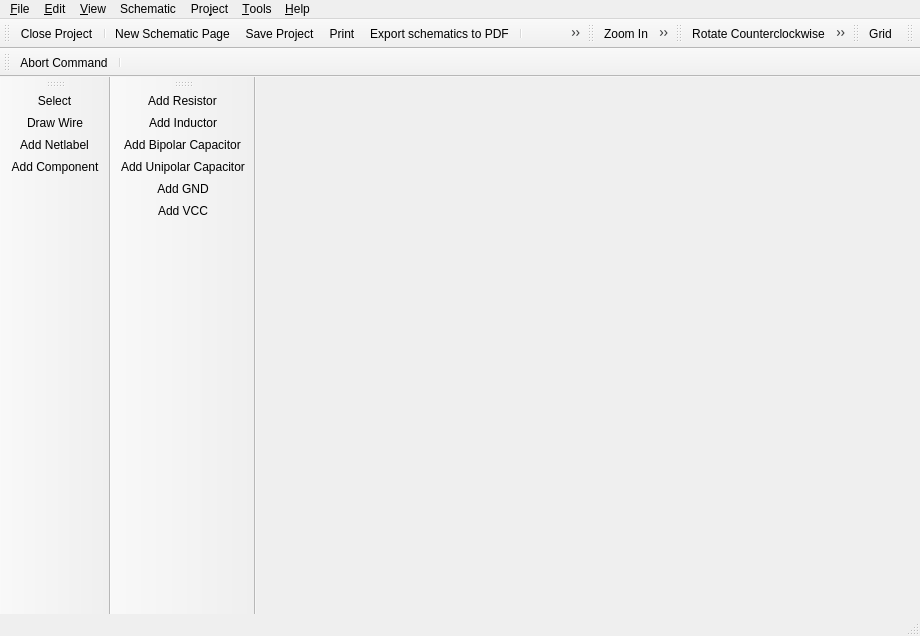
<?xml version="1.0" encoding="UTF-8"?>
<ui version="4.0">
 <class>librepcb::project::editor::SchematicEditor</class>
 <widget class="QMainWindow" name="librepcb::project::editor::SchematicEditor">
  <property name="geometry">
   <rect>
    <x>0</x>
    <y>0</y>
    <width>920</width>
    <height>636</height>
   </rect>
  </property>
  <property name="windowTitle">
   <string>Schematic Editor</string>
  </property>
  <property name="windowIcon">
   <iconset>
    <normaloff>:/img/actions/schematic.png</normaloff>:/img/actions/schematic.png</iconset>
  </property>
  <widget class="QWidget" name="centralwidget">
   <layout class="QHBoxLayout" name="horizontalLayout">
    <property name="leftMargin">
     <number>0</number>
    </property>
    <property name="topMargin">
     <number>0</number>
    </property>
    <property name="rightMargin">
     <number>0</number>
    </property>
    <property name="bottomMargin">
     <number>0</number>
    </property>
   </layout>
  </widget>
  <widget class="QMenuBar" name="menubar">
   <property name="geometry">
    <rect>
     <x>0</x>
     <y>0</y>
     <width>920</width>
     <height>22</height>
    </rect>
   </property>
   <widget class="QMenu" name="menuFile">
    <property name="title">
     <string>&amp;File</string>
    </property>
    <addaction name="actionNew_Schematic_Page"/>
    <addaction name="actionSave_Project"/>
    <addaction name="actionExportLppz"/>
    <addaction name="actionPDF_Export"/>
    <addaction name="actionExportAsSvg"/>
    <addaction name="actionGenerateBom"/>
    <addaction name="actionPrint"/>
    <addaction name="separator"/>
    <addaction name="actionClose_Project"/>
    <addaction name="actionQuit"/>
   </widget>
   <widget class="QMenu" name="menuHelp">
    <property name="enabled">
     <bool>true</bool>
    </property>
    <property name="title">
     <string>&amp;Help</string>
    </property>
    <addaction name="actionOnlineDocumentation"/>
    <addaction name="actionOpenWebsite"/>
    <addaction name="actionAbout"/>
    <addaction name="actionAbout_Qt"/>
   </widget>
   <widget class="QMenu" name="menuEdit">
    <property name="title">
     <string>&amp;Edit</string>
    </property>
    <addaction name="actionUndo"/>
    <addaction name="actionRedo"/>
    <addaction name="separator"/>
    <addaction name="actionSelectAll"/>
    <addaction name="separator"/>
    <addaction name="actionRotate_CCW"/>
    <addaction name="actionRotate_CW"/>
    <addaction name="actionMirror"/>
    <addaction name="actionCopy"/>
    <addaction name="actionCut"/>
    <addaction name="actionPaste"/>
    <addaction name="actionRemove"/>
    <addaction name="separator"/>
    <addaction name="actionEditNetclasses"/>
   </widget>
   <widget class="QMenu" name="menuView">
    <property name="title">
     <string>&amp;View</string>
    </property>
    <addaction name="actionGrid"/>
    <addaction name="separator"/>
    <addaction name="actionZoom_In"/>
    <addaction name="actionZoom_Out"/>
    <addaction name="actionZoom_All"/>
   </widget>
   <widget class="QMenu" name="menuTools">
    <property name="title">
     <string>&amp;Tools</string>
    </property>
    <addaction name="actionToolSelect"/>
    <addaction name="actionToolDrawWire"/>
    <addaction name="actionToolAddNetLabel"/>
    <addaction name="actionToolAddComponent"/>
   </widget>
   <widget class="QMenu" name="menuProject">
    <property name="title">
     <string>Pro&amp;ject</string>
    </property>
    <addaction name="actionProjectProperties"/>
    <addaction name="actionProjectSettings"/>
    <addaction name="separator"/>
    <addaction name="actionUpdateLibrary"/>
   </widget>
   <widget class="QMenu" name="menuSchematic">
    <property name="title">
     <string>Schematic</string>
    </property>
    <addaction name="actionRenameSheet"/>
   </widget>
   <addaction name="menuFile"/>
   <addaction name="menuEdit"/>
   <addaction name="menuView"/>
   <addaction name="menuSchematic"/>
   <addaction name="menuProject"/>
   <addaction name="menuTools"/>
   <addaction name="menuHelp"/>
  </widget>
  <widget class="librepcb::StatusBar" name="statusbar"/>
  <widget class="QToolBar" name="fileToolbar">
   <property name="windowTitle">
    <string>File</string>
   </property>
   <property name="floatable">
    <bool>false</bool>
   </property>
   <attribute name="toolBarArea">
    <enum>TopToolBarArea</enum>
   </attribute>
   <attribute name="toolBarBreak">
    <bool>false</bool>
   </attribute>
   <addaction name="actionClose_Project"/>
   <addaction name="separator"/>
   <addaction name="actionNew_Schematic_Page"/>
   <addaction name="actionSave_Project"/>
   <addaction name="actionPrint"/>
   <addaction name="actionPDF_Export"/>
   <addaction name="separator"/>
   <addaction name="actionShow_Control_Panel"/>
   <addaction name="actionShow_Board_Editor"/>
   <addaction name="separator"/>
   <addaction name="actionUndo"/>
   <addaction name="actionRedo"/>
  </widget>
  <widget class="QToolBar" name="zoomToolbar">
   <property name="windowTitle">
    <string>Zoom</string>
   </property>
   <property name="floatable">
    <bool>false</bool>
   </property>
   <attribute name="toolBarArea">
    <enum>TopToolBarArea</enum>
   </attribute>
   <attribute name="toolBarBreak">
    <bool>false</bool>
   </attribute>
   <addaction name="actionZoom_In"/>
   <addaction name="actionZoom_Out"/>
   <addaction name="actionZoom_All"/>
  </widget>
  <widget class="QToolBar" name="editToolbar">
   <property name="windowTitle">
    <string>Edit</string>
   </property>
   <property name="floatable">
    <bool>false</bool>
   </property>
   <attribute name="toolBarArea">
    <enum>TopToolBarArea</enum>
   </attribute>
   <attribute name="toolBarBreak">
    <bool>false</bool>
   </attribute>
   <addaction name="actionRotate_CCW"/>
   <addaction name="actionRotate_CW"/>
   <addaction name="actionMirror"/>
   <addaction name="actionCut"/>
   <addaction name="actionCopy"/>
   <addaction name="actionPaste"/>
   <addaction name="actionRemove"/>
  </widget>
  <widget class="QToolBar" name="viewToolbar">
   <property name="windowTitle">
    <string>View</string>
   </property>
   <attribute name="toolBarArea">
    <enum>TopToolBarArea</enum>
   </attribute>
   <attribute name="toolBarBreak">
    <bool>false</bool>
   </attribute>
   <addaction name="actionGrid"/>
  </widget>
  <widget class="librepcb::project::editor::SearchToolBar" name="searchToolbar">
   <property name="windowTitle">
    <string>Search</string>
   </property>
   <attribute name="toolBarArea">
    <enum>TopToolBarArea</enum>
   </attribute>
   <attribute name="toolBarBreak">
    <bool>false</bool>
   </attribute>
  </widget>
  <widget class="QToolBar" name="toolsToolbar">
   <property name="windowTitle">
    <string>Tools</string>
   </property>
   <property name="floatable">
    <bool>false</bool>
   </property>
   <attribute name="toolBarArea">
    <enum>LeftToolBarArea</enum>
   </attribute>
   <attribute name="toolBarBreak">
    <bool>false</bool>
   </attribute>
   <addaction name="actionToolSelect"/>
   <addaction name="actionToolDrawWire"/>
   <addaction name="actionToolAddNetLabel"/>
   <addaction name="actionToolAddComponent"/>
  </widget>
  <widget class="QToolBar" name="commandToolbar">
   <property name="windowTitle">
    <string>Command</string>
   </property>
   <property name="floatable">
    <bool>false</bool>
   </property>
   <attribute name="toolBarArea">
    <enum>TopToolBarArea</enum>
   </attribute>
   <attribute name="toolBarBreak">
    <bool>true</bool>
   </attribute>
   <addaction name="actionCommandAbort"/>
   <addaction name="separator"/>
  </widget>
  <widget class="QToolBar" name="componentsToolbar">
   <property name="windowTitle">
    <string>Components</string>
   </property>
   <attribute name="toolBarArea">
    <enum>LeftToolBarArea</enum>
   </attribute>
   <attribute name="toolBarBreak">
    <bool>true</bool>
   </attribute>
   <addaction name="actionAddComp_Resistor"/>
   <addaction name="actionAddComp_Inductor"/>
   <addaction name="actionAddComp_BipolarCapacitor"/>
   <addaction name="actionAddComp_UnipolarCapacitor"/>
   <addaction name="actionAddComp_gnd"/>
   <addaction name="actionAddComp_vcc"/>
  </widget>
  <action name="actionQuit">
   <property name="icon">
    <iconset>
     <normaloff>:/img/actions/quit.png</normaloff>:/img/actions/quit.png</iconset>
   </property>
   <property name="text">
    <string>&amp;Quit</string>
   </property>
   <property name="shortcut">
    <string notr="true">Ctrl+Q</string>
   </property>
   <property name="menuRole">
    <enum>QAction::QuitRole</enum>
   </property>
  </action>
  <action name="actionSave_Project">
   <property name="icon">
    <iconset>
     <normaloff>:/img/actions/save.png</normaloff>:/img/actions/save.png</iconset>
   </property>
   <property name="text">
    <string>&amp;Save Project</string>
   </property>
   <property name="shortcut">
    <string notr="true">Ctrl+S</string>
   </property>
  </action>
  <action name="actionAbout">
   <property name="icon">
    <iconset>
     <normaloff>:/img/actions/info.png</normaloff>:/img/actions/info.png</iconset>
   </property>
   <property name="text">
    <string>&amp;About LibrePCB</string>
   </property>
   <property name="shortcut">
    <string notr="true"/>
   </property>
   <property name="menuRole">
    <enum>QAction::AboutRole</enum>
   </property>
  </action>
  <action name="actionAbout_Qt">
   <property name="text">
    <string>About &amp;Qt</string>
   </property>
   <property name="shortcut">
    <string notr="true"/>
   </property>
   <property name="menuRole">
    <enum>QAction::AboutQtRole</enum>
   </property>
  </action>
  <action name="actionPrint">
   <property name="icon">
    <iconset>
     <normaloff>:/img/actions/print.png</normaloff>:/img/actions/print.png</iconset>
   </property>
   <property name="text">
    <string>&amp;Print</string>
   </property>
   <property name="shortcut">
    <string notr="true">Ctrl+P</string>
   </property>
  </action>
  <action name="actionPDF_Export">
   <property name="icon">
    <iconset>
     <normaloff>:/img/actions/pdf.png</normaloff>:/img/actions/pdf.png</iconset>
   </property>
   <property name="text">
    <string>Export schematics to &amp;PDF</string>
   </property>
   <property name="shortcut">
    <string notr="true"/>
   </property>
   <property name="visible">
    <bool>true</bool>
   </property>
  </action>
  <action name="actionShow_Control_Panel">
   <property name="icon">
    <iconset>
     <normaloff>:/img/actions/home.png</normaloff>:/img/actions/home.png</iconset>
   </property>
   <property name="text">
    <string>Show Control Panel</string>
   </property>
   <property name="shortcut">
    <string notr="true"/>
   </property>
  </action>
  <action name="actionShow_Board_Editor">
   <property name="icon">
    <iconset>
     <normaloff>:/img/actions/board_editor.png</normaloff>:/img/actions/board_editor.png</iconset>
   </property>
   <property name="text">
    <string>Show Board Editor</string>
   </property>
   <property name="shortcut">
    <string notr="true"/>
   </property>
  </action>
  <action name="actionUndo">
   <property name="icon">
    <iconset>
     <normaloff>:/img/actions/undo.png</normaloff>:/img/actions/undo.png</iconset>
   </property>
   <property name="text">
    <string>&amp;Undo</string>
   </property>
   <property name="shortcut">
    <string notr="true">Ctrl+Z</string>
   </property>
  </action>
  <action name="actionRedo">
   <property name="icon">
    <iconset>
     <normaloff>:/img/actions/redo.png</normaloff>:/img/actions/redo.png</iconset>
   </property>
   <property name="text">
    <string>&amp;Redo</string>
   </property>
   <property name="shortcut">
    <string notr="true">Ctrl+Y</string>
   </property>
  </action>
  <action name="actionZoom_In">
   <property name="icon">
    <iconset>
     <normaloff>:/img/actions/zoom_in.png</normaloff>:/img/actions/zoom_in.png</iconset>
   </property>
   <property name="text">
    <string>&amp;Zoom In</string>
   </property>
   <property name="shortcut">
    <string notr="true">Ctrl++</string>
   </property>
  </action>
  <action name="actionZoom_Out">
   <property name="icon">
    <iconset>
     <normaloff>:/img/actions/zoom_out.png</normaloff>:/img/actions/zoom_out.png</iconset>
   </property>
   <property name="text">
    <string>Zoom &amp;Out</string>
   </property>
   <property name="shortcut">
    <string notr="true">Ctrl+-</string>
   </property>
  </action>
  <action name="actionZoom_All">
   <property name="icon">
    <iconset>
     <normaloff>:/img/actions/zoom_all.png</normaloff>:/img/actions/zoom_all.png</iconset>
   </property>
   <property name="text">
    <string>Zoo&amp;m All</string>
   </property>
   <property name="shortcut">
    <string notr="true"/>
   </property>
  </action>
  <action name="actionOnlineDocumentation">
   <property name="icon">
    <iconset>
     <normaloff>:/img/actions/help.png</normaloff>:/img/actions/help.png</iconset>
   </property>
   <property name="text">
    <string>Online Documentation</string>
   </property>
   <property name="shortcut">
    <string notr="true">F1</string>
   </property>
  </action>
  <action name="actionOpenWebsite">
   <property name="icon">
    <iconset>
     <normaloff>:/img/actions/open_browser.png</normaloff>:/img/actions/open_browser.png</iconset>
   </property>
   <property name="text">
    <string>LibrePCB Website</string>
   </property>
   <property name="shortcut">
    <string notr="true"/>
   </property>
  </action>
  <action name="actionRotate_CCW">
   <property name="icon">
    <iconset>
     <normaloff>:/img/actions/rotate_left.png</normaloff>:/img/actions/rotate_left.png</iconset>
   </property>
   <property name="text">
    <string>R&amp;otate Counterclockwise</string>
   </property>
   <property name="shortcut">
    <string notr="true">R</string>
   </property>
  </action>
  <action name="actionRotate_CW">
   <property name="icon">
    <iconset>
     <normaloff>:/img/actions/rotate_right.png</normaloff>:/img/actions/rotate_right.png</iconset>
   </property>
   <property name="text">
    <string>Rotate C&amp;lockwise</string>
   </property>
   <property name="shortcut">
    <string notr="true">Shift+R</string>
   </property>
  </action>
  <action name="actionMirror">
   <property name="icon">
    <iconset>
     <normaloff>:/img/actions/flip_horizontal.png</normaloff>:/img/actions/flip_horizontal.png</iconset>
   </property>
   <property name="text">
    <string>M&amp;irror</string>
   </property>
   <property name="shortcut">
    <string notr="true">M</string>
   </property>
  </action>
  <action name="actionCopy">
   <property name="icon">
    <iconset>
     <normaloff>:/img/actions/copy.png</normaloff>:/img/actions/copy.png</iconset>
   </property>
   <property name="text">
    <string>&amp;Copy</string>
   </property>
   <property name="shortcut">
    <string notr="true">Ctrl+C</string>
   </property>
  </action>
  <action name="actionCut">
   <property name="icon">
    <iconset>
     <normaloff>:/img/actions/cut.png</normaloff>:/img/actions/cut.png</iconset>
   </property>
   <property name="text">
    <string>Cut</string>
   </property>
   <property name="shortcut">
    <string notr="true">Ctrl+X</string>
   </property>
  </action>
  <action name="actionPaste">
   <property name="icon">
    <iconset>
     <normaloff>:/img/actions/paste.png</normaloff>:/img/actions/paste.png</iconset>
   </property>
   <property name="text">
    <string>&amp;Paste</string>
   </property>
   <property name="shortcut">
    <string notr="true">Ctrl+V</string>
   </property>
  </action>
  <action name="actionRemove">
   <property name="icon">
    <iconset>
     <normaloff>:/img/actions/delete.png</normaloff>:/img/actions/delete.png</iconset>
   </property>
   <property name="text">
    <string>R&amp;emove</string>
   </property>
   <property name="shortcut">
    <string notr="true">Del</string>
   </property>
  </action>
  <action name="actionClose_Project">
   <property name="icon">
    <iconset>
     <normaloff>:/img/actions/close.png</normaloff>:/img/actions/close.png</iconset>
   </property>
   <property name="text">
    <string>&amp;Close Project</string>
   </property>
   <property name="shortcut">
    <string notr="true"/>
   </property>
  </action>
  <action name="actionToolSelect">
   <property name="icon">
    <iconset>
     <normaloff>:/img/actions/select.png</normaloff>:/img/actions/select.png</iconset>
   </property>
   <property name="text">
    <string>&amp;Select</string>
   </property>
   <property name="shortcut">
    <string notr="true"/>
   </property>
  </action>
  <action name="actionToolAddComponent">
   <property name="icon">
    <iconset>
     <normaloff>:/img/actions/add_component.png</normaloff>:/img/actions/add_component.png</iconset>
   </property>
   <property name="text">
    <string>Add &amp;Component</string>
   </property>
   <property name="shortcut">
    <string notr="true"/>
   </property>
  </action>
  <action name="actionToolDrawWire">
   <property name="icon">
    <iconset>
     <normaloff>:/img/actions/draw_wire.png</normaloff>:/img/actions/draw_wire.png</iconset>
   </property>
   <property name="text">
    <string>&amp;Draw Wire</string>
   </property>
   <property name="shortcut">
    <string notr="true"/>
   </property>
  </action>
  <action name="actionCommandAbort">
   <property name="icon">
    <iconset>
     <normaloff>:/img/actions/stop.png</normaloff>:/img/actions/stop.png</iconset>
   </property>
   <property name="text">
    <string>Abort Command</string>
   </property>
   <property name="shortcut">
    <string notr="true">Esc</string>
   </property>
  </action>
  <action name="actionGrid">
   <property name="icon">
    <iconset>
     <normaloff>:/img/actions/grid.png</normaloff>:/img/actions/grid.png</iconset>
   </property>
   <property name="text">
    <string>&amp;Grid</string>
   </property>
   <property name="shortcut">
    <string notr="true"/>
   </property>
  </action>
  <action name="actionEditNetclasses">
   <property name="text">
    <string>&amp;Net Classes</string>
   </property>
   <property name="shortcut">
    <string notr="true"/>
   </property>
  </action>
  <action name="actionAddComp_Resistor">
   <property name="icon">
    <iconset>
     <normaloff>:/img/library/resistor_eu.png</normaloff>:/img/library/resistor_eu.png</iconset>
   </property>
   <property name="text">
    <string>Add Resistor</string>
   </property>
   <property name="shortcut">
    <string notr="true"/>
   </property>
  </action>
  <action name="actionAddComp_BipolarCapacitor">
   <property name="icon">
    <iconset>
     <normaloff>:/img/library/bipolar_capacitor_eu.png</normaloff>:/img/library/bipolar_capacitor_eu.png</iconset>
   </property>
   <property name="text">
    <string>Add Bipolar Capacitor</string>
   </property>
   <property name="toolTip">
    <string>Add Bipolar Capacitor</string>
   </property>
   <property name="shortcut">
    <string notr="true"/>
   </property>
  </action>
  <action name="actionAddComp_Inductor">
   <property name="icon">
    <iconset>
     <normaloff>:/img/library/inductor_eu.png</normaloff>:/img/library/inductor_eu.png</iconset>
   </property>
   <property name="text">
    <string>Add Inductor</string>
   </property>
   <property name="shortcut">
    <string notr="true"/>
   </property>
  </action>
  <action name="actionAddComp_gnd">
   <property name="icon">
    <iconset>
     <normaloff>:/img/library/gnd.png</normaloff>:/img/library/gnd.png</iconset>
   </property>
   <property name="text">
    <string>Add GND</string>
   </property>
   <property name="shortcut">
    <string notr="true"/>
   </property>
  </action>
  <action name="actionAddComp_vcc">
   <property name="icon">
    <iconset>
     <normaloff>:/img/library/vcc.png</normaloff>:/img/library/vcc.png</iconset>
   </property>
   <property name="text">
    <string>Add VCC</string>
   </property>
   <property name="shortcut">
    <string notr="true"/>
   </property>
  </action>
  <action name="actionProjectProperties">
   <property name="text">
    <string>&amp;Properties</string>
   </property>
   <property name="shortcut">
    <string notr="true"/>
   </property>
  </action>
  <action name="actionProjectSettings">
   <property name="icon">
    <iconset>
     <normaloff>:/img/actions/settings.png</normaloff>:/img/actions/settings.png</iconset>
   </property>
   <property name="text">
    <string>&amp;Settings</string>
   </property>
   <property name="shortcut">
    <string notr="true"/>
   </property>
  </action>
  <action name="actionToolAddNetLabel">
   <property name="icon">
    <iconset>
     <normaloff>:/img/actions/draw_netlabel.png</normaloff>:/img/actions/draw_netlabel.png</iconset>
   </property>
   <property name="text">
    <string>&amp;Add Netlabel</string>
   </property>
   <property name="shortcut">
    <string notr="true"/>
   </property>
  </action>
  <action name="actionAddComp_UnipolarCapacitor">
   <property name="icon">
    <iconset>
     <normaloff>:/img/library/unipolar_capacitor_eu.png</normaloff>:/img/library/unipolar_capacitor_eu.png</iconset>
   </property>
   <property name="text">
    <string>Add Unipolar Capacitor</string>
   </property>
   <property name="shortcut">
    <string notr="true"/>
   </property>
  </action>
  <action name="actionNew_Schematic_Page">
   <property name="icon">
    <iconset>
     <normaloff>:/img/actions/new_2.png</normaloff>:/img/actions/new_2.png</iconset>
   </property>
   <property name="text">
    <string>&amp;New Schematic Page</string>
   </property>
   <property name="shortcut">
    <string notr="true">Ctrl+N</string>
   </property>
  </action>
  <action name="actionUpdateLibrary">
   <property name="icon">
    <iconset>
     <normaloff>:/img/actions/refresh.png</normaloff>:/img/actions/refresh.png</iconset>
   </property>
   <property name="text">
    <string>Update Library</string>
   </property>
   <property name="shortcut">
    <string notr="true"/>
   </property>
  </action>
  <action name="actionExportLppz">
   <property name="icon">
    <iconset>
     <normaloff>:/img/actions/export_zip.png</normaloff>:/img/actions/export_zip.png</iconset>
   </property>
   <property name="text">
    <string>&amp;Export project to *.lppz</string>
   </property>
   <property name="toolTip">
    <string>Export project to *.lppz</string>
   </property>
   <property name="shortcut">
    <string notr="true"/>
   </property>
  </action>
  <action name="actionGenerateBom">
   <property name="icon">
    <iconset>
     <normaloff>:/img/actions/generate_bom.png</normaloff>:/img/actions/generate_bom.png</iconset>
   </property>
   <property name="text">
    <string>Generate BOM</string>
   </property>
   <property name="shortcut">
    <string notr="true"/>
   </property>
  </action>
  <action name="actionRenameSheet">
   <property name="text">
    <string>Rename Sheet</string>
   </property>
   <property name="shortcut">
    <string notr="true"/>
   </property>
  </action>
  <action name="actionExportAsSvg">
   <property name="icon">
    <iconset>
     <normaloff>:/img/actions/export_svg.png</normaloff>:/img/actions/export_svg.png</iconset>
   </property>
   <property name="text">
    <string>Export sheet to SVG</string>
   </property>
   <property name="shortcut">
    <string notr="true"/>
   </property>
  </action>
  <action name="actionSelectAll">
   <property name="icon">
    <iconset>
     <normaloff>:/img/actions/select_all.png</normaloff>:/img/actions/select_all.png</iconset>
   </property>
   <property name="text">
    <string>Select All</string>
   </property>
   <property name="shortcut">
    <string>Ctrl+A</string>
   </property>
  </action>
 </widget>
 <customwidgets>
  <customwidget>
   <class>librepcb::StatusBar</class>
   <extends>QStatusBar</extends>
   <header location="global">librepcb/common/widgets/statusbar.h</header>
  </customwidget>
  <customwidget>
   <class>librepcb::project::editor::SearchToolBar</class>
   <extends>QToolBar</extends>
   <header location="global">librepcb/projecteditor/toolbars/searchtoolbar.h</header>
  </customwidget>
 </customwidgets>
 <resources/>
 <connections/>
</ui>
